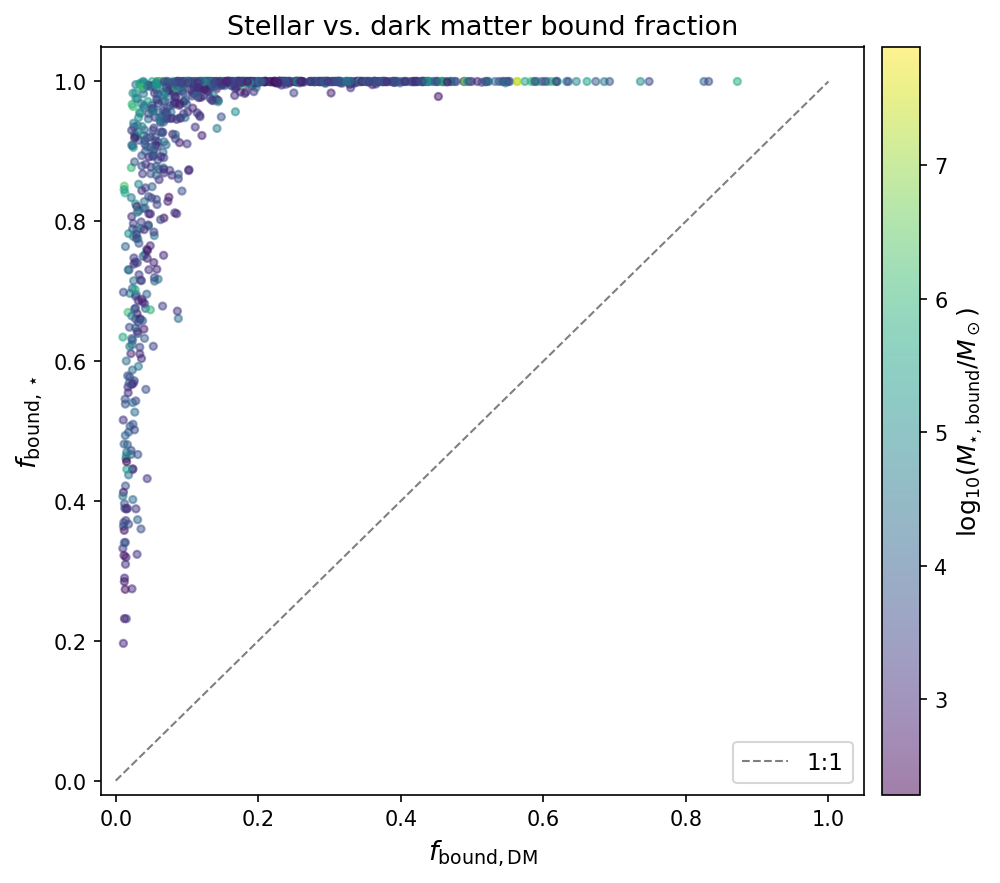

Source code (Python):
#!/usr/bin/env python3
"""Plot stellar vs dark matter bound fraction from simulations."""

import numpy as np
import matplotlib.pyplot as plt

OUTDIR = '/Users/tingli/Dropbox/claude_research/spec-s5-dwarf'

sats = np.load(f'{OUTDIR}/sat_arrs_ting.npy')
f_star = sats[:, 0]
f_dm = sats[:, 1]

fig, ax = plt.subplots(figsize=(7, 6))
sc = ax.scatter(f_dm, f_star, s=12, alpha=0.5, c=np.log10(sats[:, 2]),
                cmap='viridis', rasterized=True)
ax.plot([0, 1], [0, 1], 'k--', lw=1, alpha=0.5, label='1:1')
ax.set_xlabel(r'$f_{\mathrm{bound,DM}}$', fontsize=13)
ax.set_ylabel(r'$f_{\mathrm{bound,\star}}$', fontsize=13)
ax.set_xlim(-0.02, 1.05)
ax.set_ylim(-0.02, 1.05)
cbar = fig.colorbar(sc, ax=ax, pad=0.02)
cbar.set_label(r'$\log_{10}(M_{\star,\mathrm{bound}} / M_\odot)$', fontsize=12)
ax.legend(fontsize=11)
ax.set_title('Stellar vs. dark matter bound fraction', fontsize=13)
fig.tight_layout()
fig.savefig(f'{OUTDIR}/sim_fbound_star_vs_dm.png', dpi=150, bbox_inches='tight')
print('Saved sim_fbound_star_vs_dm.png')

# Stats
print(f'f_star > f_dm: {np.sum(f_star > f_dm)}/{len(f_star)} '
      f'({np.sum(f_star > f_dm)/len(f_star):.1%})')
print(f'Median f_star: {np.median(f_star):.3f}, Median f_dm: {np.median(f_dm):.3f}')
print(f'Mean f_star - f_dm: {np.mean(f_star - f_dm):.3f}')
